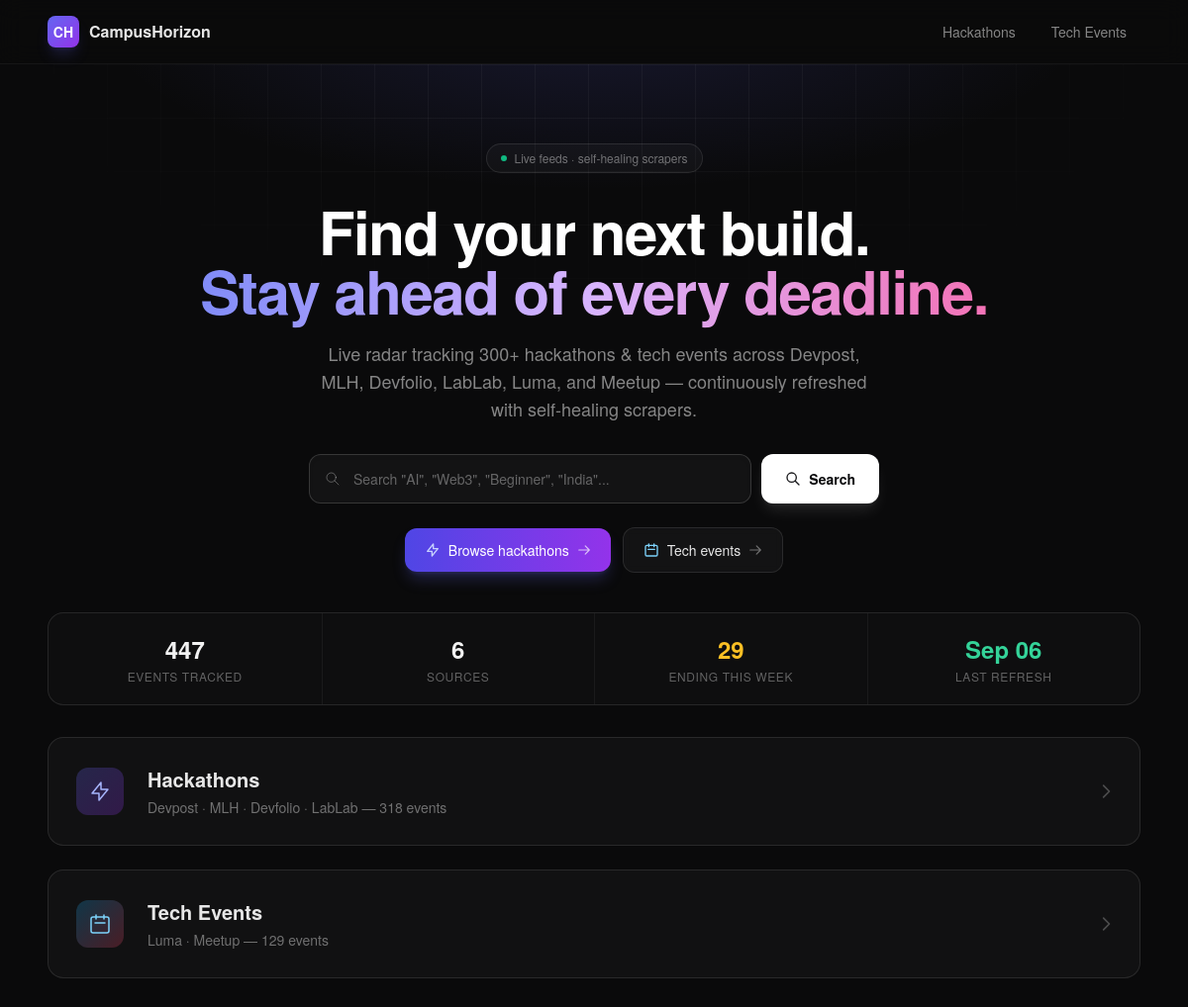
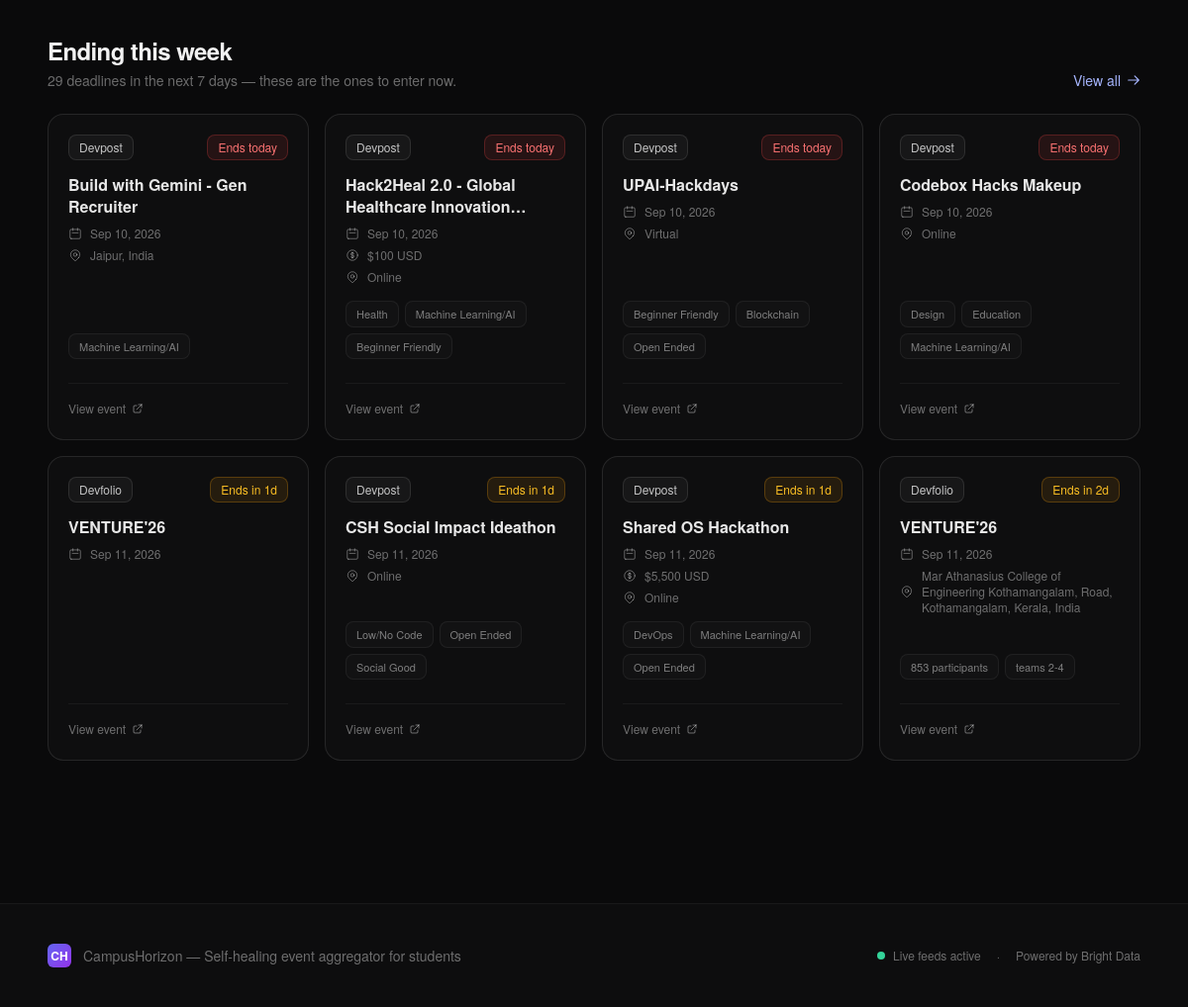
The app's page /, older data (2 pictures, top to bottom).
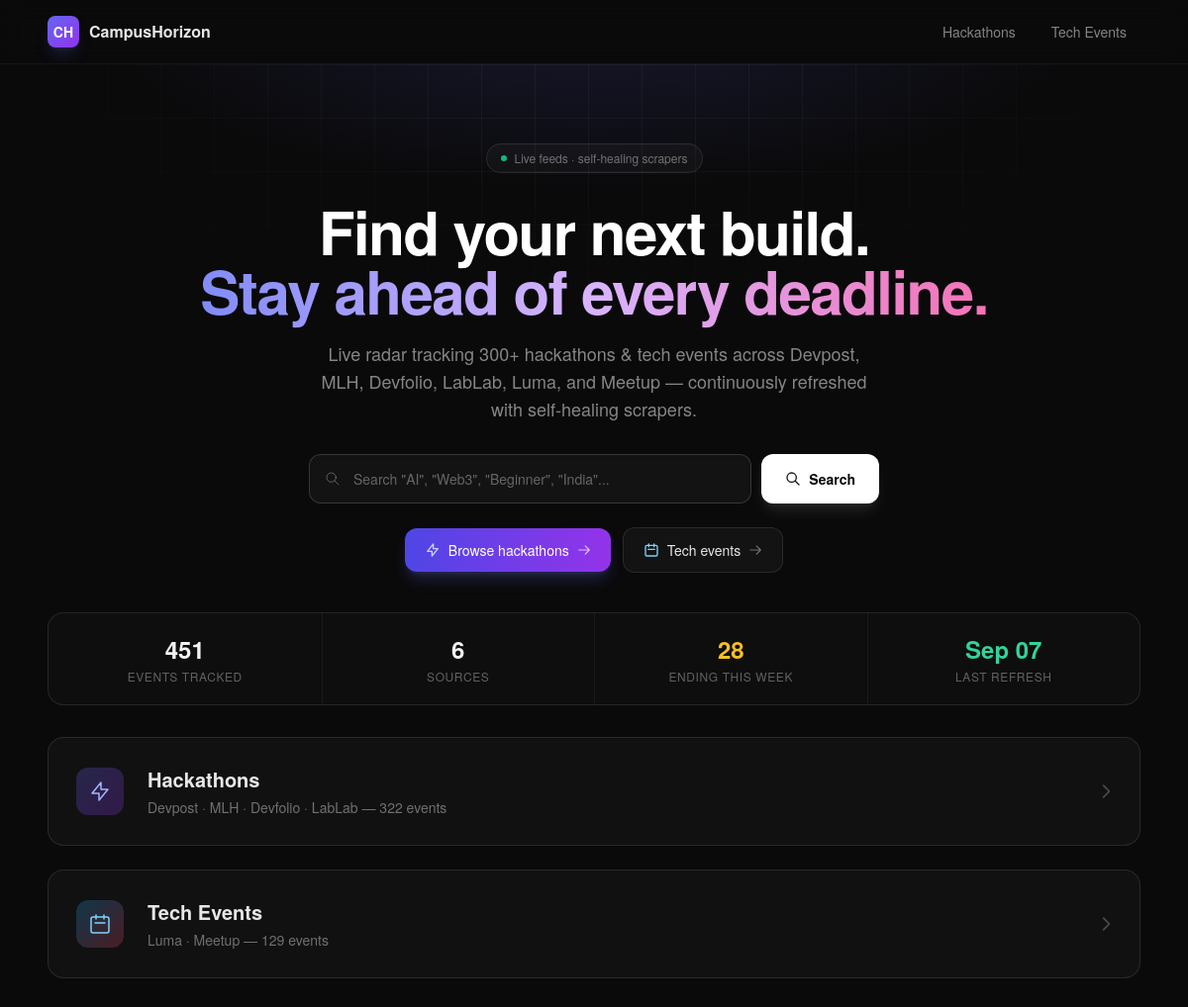
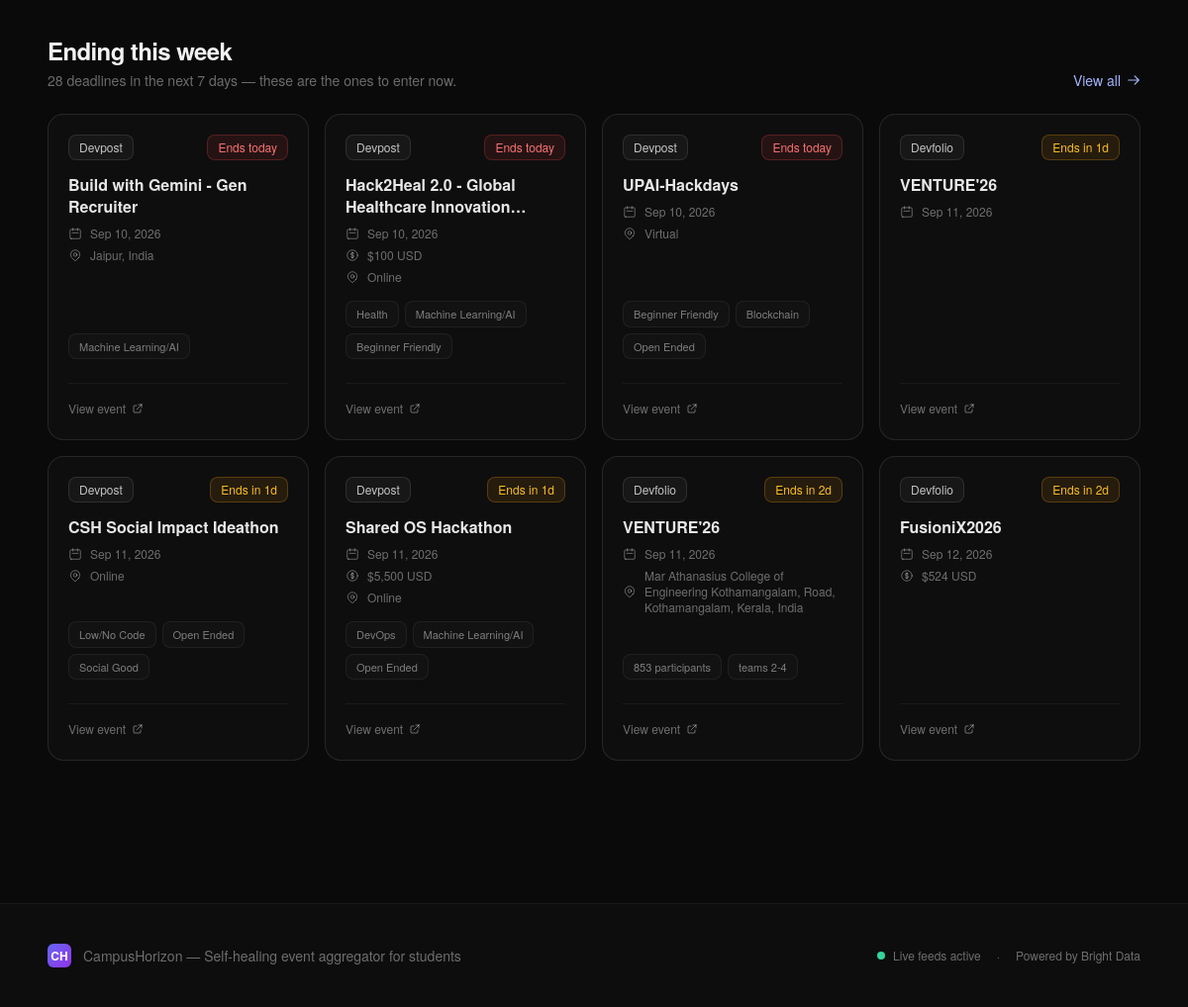
The same page, newer data (2 pictures, top to bottom).
### events/models.py (models this page shows, shortened)
class Event(models.Model):
    title = models.CharField(max_length=500)
    source = models.CharField(max_length=20, choices=Source.choices, db_index=True)
    url = models.URLField(unique=True, max_length=1000)
    deadline = models.DateTimeField(null=True, blank=True, db_index=True)
    prizes = models.CharField(max_length=500, blank=True, default='')
    tags = models.JSONField(default=list, blank=True)
    is_online = models.BooleanField(null=True, blank=True)
    location = models.CharField(max_length=300, blank=True, default='')
    event_type = models.CharField(max_length=100, blank=True, default='')
    last_updated = models.DateTimeField(auto_now=True)
    created_at = models.DateTimeField(auto_now_add=True)
    class Meta:
        ordering = ['deadline']

### events/views.py (the view)
# urls.py: path('', views.landing, name='landing'),
def landing(request):
    now = timezone.now()
    week_ahead = now + timedelta(days=7)
    hackathon_count = Event.objects.filter(source__in=HACKATHON_SOURCES).count()
    tech_event_count = Event.objects.filter(source__in=TECH_EVENT_SOURCES).count()
    ending_soon_qs = Event.objects.filter(
        source__in=HACKATHON_SOURCES,
        deadline__gte=now,
        deadline__lte=week_ahead,
    )
    ending_week_count = ending_soon_qs.count()
    ending_soon = list(ending_soon_qs.order_by('deadline')[:8])
    last_refreshed = Event.objects.aggregate(t=Max('last_updated'))['t']
    return render(request, 'events/landing.html', {
        'hackathon_count': hackathon_count,
        'tech_event_count': tech_event_count,
        'total_count': hackathon_count + tech_event_count,
        'ending_week_count': ending_week_count,
        'ending_soon': ending_soon,
        'last_refreshed': last_refreshed,
        'source_count': len(Source.values),
    })

### events/templatetags/event_filters.py (called while the page is built)
@register.filter
def source_color(source):
    return SOURCE_COLORS.get(source, {'bg': 'bg-white/10', 'text': 'text-white/60', 'border': 'border-white/20', 'label': source})

@register.filter
def days_left(deadline):
    if not deadline:
        return None
    now = timezone.now()
    delta = deadline - now
    days = delta.days
    if days < 0:
        return 'ended'
    if days == 0:
        return 'today'
    return days

@register.filter
def deadline_badge_class(deadline):
    days = days_left(deadline)
    if days == 'ended':
        return 'border-white/5 bg-white/[0.02] text-white/30'
    if days == 'today':
        return 'border-red-500/25 bg-red-500/10 text-red-400'
    if isinstance(days, int) and days <= 7:
        return 'border-amber-500/25 bg-amber-500/10 text-amber-400'
    return 'border-white/10 bg-white/[0.04] text-white/50'

@register.filter
def is_recent(event):
    if not getattr(event, 'created_at', None):
        return False
    cutoff = timezone.now() - timedelta(hours=RECENT_WINDOW_HOURS)
    return event.created_at >= cutoff

### events/templates/events/landing.html (shortened to what the changed rows need)
{% extends "events/base.html" %}
{% load event_filters %}
{% block content %}
<div class="relative">
    <div class="relative max-w-6xl mx-auto px-6 pt-20 pb-12 z-10">
        <div class="text-center mb-10">
            <h1 class="text-5xl md:text-6xl font-bold text-white tracking-tight mb-5 leading-[1.1]">
                Find your next build.<br class="hidden sm:block">
                <span class="bg-gradient-to-r from-indigo-400 via-purple-300 to-pink-400 bg-clip-text text-transparent">Stay ahead of every deadline.</span>
            </h1>
        </div>
        <div class="rounded-2xl border border-white/10 bg-white/[0.02] overflow-hidden">
            <div class="grid grid-cols-2 md:grid-cols-4 divide-x divide-y md:divide-y-0 divide-white/5">
                <div class="px-6 py-5 text-center">
                    <div class="text-2xl font-bold text-white/95">{{ total_count }}</div>
                    <div class="text-xs text-white/35 mt-1 uppercase tracking-wider">Events tracked</div>
                </div>
                <div class="px-6 py-5 text-center">
                    <div class="text-2xl font-bold text-amber-400">{{ ending_week_count }}</div>
                    <div class="text-xs text-white/35 mt-1 uppercase tracking-wider">Ending this week</div>
                </div>
                <div class="px-6 py-5 text-center">
                    <div class="text-2xl font-bold text-emerald-400">
                        {% if last_refreshed %}{{ last_refreshed|date:"M d" }}{% else %}&mdash;{% endif %}
                    </div>
                    <div class="text-xs text-white/35 mt-1 uppercase tracking-wider">Last refresh</div>
                </div>
            </div>
        </div>
        <div class="mt-8 space-y-6">
            <a href="{% url 'events:hackathons' %}" class="group relative flex items-center gap-6 p-7 rounded-2xl border border-white/10 bg-white/[0.03] card-hover transition-all duration-300 glow-hover">
                <div class="flex-1 min-w-0">
                    <h2 class="text-xl font-semibold text-white/90 mb-1">Hackathons</h2>
                    <p class="text-sm text-white/40 truncate">
                        Devpost &middot; MLH &middot; Devfolio &middot; LabLab &mdash; {{ hackathon_count }} events
                    </p>
                </div>
            </a>
            <a href="{% url 'events:tech_events' %}" class="group relative flex items-center gap-6 p-7 rounded-2xl border border-white/10 bg-white/[0.03] card-hover transition-all duration-300 glow-hover">
                <div class="flex-1 min-w-0">
                    <h2 class="text-xl font-semibold text-white/90 mb-1">Tech Events</h2>
                </div>
            </a>
        </div>
        {% if ending_soon %}
        <section class="mt-16">
            <div class="flex items-end justify-between mb-6 flex-wrap gap-2">
                <div>
                    <h2 class="text-2xl font-bold text-white/95 tracking-tight">Ending this week</h2>
                    <p class="text-sm text-white/40 mt-1">{{ ending_week_count }} deadline{{ ending_week_count|pluralize:"s" }} in the next 7 days — these are the ones to enter now.</p>
                </div>
                <a href="{% url 'events:hackathons' %}?soon=1"
                   class="inline-flex items-center gap-1.5 text-sm text-indigo-300 hover:text-indigo-200 transition-colors">
                    View all
                    <svg class="w-3.5 h-3.5" fill="none" stroke="currentColor" viewBox="0 0 24 24">
                        <path stroke-linecap="round" stroke-linejoin="round" stroke-width="2" d="M14 5l7 7m0 0l-7 7m7-7H3"/>
                    </svg>
                </a>
            </div>
            <div class="grid gap-4 md:grid-cols-2 lg:grid-cols-4">
                {% for event in ending_soon %}
                    {% include "events/_event_card.html" with event=event %}
                {% endfor %}
            </div>
        </section>
        {% endif %}
    </div>
</div>
{% endblock %}

### events/templates/events/_event_card.html (shortened to what this page needs)
{% load event_filters %}
{% with sc=event.source|source_color %}
{% with badge_class=event.deadline|deadline_badge_class badge_text=event|deadline_badge_text %}
<article class="group relative rounded-2xl border border-white/10 bg-white/[0.02] p-5 transition-all duration-300 card-hover hover:bg-white/[0.04] h-full flex flex-col justify-between">
    <div class="flex-1 flex flex-col">
        <div class="flex items-center justify-between mb-3.5">
            <div class="flex items-center gap-1.5">
                <span class="inline-flex items-center px-2.5 py-1 rounded-lg text-xs font-medium border border-white/10 bg-white/[0.04] text-white/75 group-hover:border-white/15 transition-colors">
                    {{ sc.label }}
                </span>
            </div>
            <span class="inline-flex items-center px-2.5 py-1 rounded-lg text-xs font-medium border {{ badge_class }}">
                {{ badge_text }}
            </span>
        </div>
        <h3 class="text-base font-semibold text-white/90 mb-2 line-clamp-2 leading-snug">
            <a href="{{ event.url }}" target="_blank" rel="noopener" class="hover:text-white transition-colors">
                {{ event.title|clean_title }}
            </a>
        </h3>
        <div class="space-y-1.5 mb-4">
            {% if event.deadline %}
            <div class="flex items-center gap-2 text-xs text-white/40">
                <svg class="w-3.5 h-3.5 shrink-0" fill="none" stroke="currentColor" viewBox="0 0 24 24">
                    <path stroke-linecap="round" stroke-linejoin="round" stroke-width="1.5" d="M8 7V3m8 4V3m-9 8h10M5 21h14a2 2 0 002-2V7a2 2 0 00-2-2H5a2 2 0 00-2 2v12a2 2 0 002 2z"/>
                </svg>
                {{ event.deadline|date:"M d, Y" }}
            </div>
            {% endif %}
            {% if event.prizes and event.source != 'luma' %}
            <div class="flex items-center gap-2 text-xs text-white/40">
                {{ event.prizes }}
            </div>
            {% endif %}
            {% if event.location %}
            <div class="flex items-center gap-2 text-xs text-white/40">
                {{ event.location }}
            </div>
            {% endif %}
        </div>
        {% if event.tags %}
        <div class="flex flex-wrap gap-1.5 mb-3 mt-auto">
            {% for tag in event.tags|slice:":3" %}
            <span class="px-2.5 py-1 rounded-lg border border-white/[0.06] bg-white/[0.02] text-[11px] text-white/45 group-hover:border-white/10 group-hover:text-white/65 transition-colors">{{ tag }}</span>
            {% endfor %}
        </div>
        {% endif %}
    </div>
    <div class="pt-3 border-t border-white/5 mt-3">
        <a href="{{ event.url }}" target="_blank" rel="noopener"
           class="inline-flex items-center gap-1.5 text-xs font-medium text-white/40 hover:text-white/70 transition-colors">
            View event
            <svg class="w-3 h-3" fill="none" stroke="currentColor" viewBox="0 0 24 24">
                <path stroke-linecap="round" stroke-linejoin="round" stroke-width="2" d="M10 6H6a2 2 0 00-2 2v10a2 2 0 002 2h10a2 2 0 002-2v-4M14 4h6m0 0v6m0-6L10 14"/>
            </svg>
        </a>
    </div>
</article>
{% endwith %}
{% endwith %}

Row changes from the older to the newer data that the page shows:
no longer on this page (row edited): Event: label "Devpost", badge_text "Ends today", title|clean_title "Codebox Hacks Makeup", deadline "Sep 10, 2026", location "Online", tags "Design" "Education" "Machine Learning/AI"
now on this page (row unchanged): Event: label "Devfolio", badge_text "Ends in 2d", title|clean_title "FusioniX2026", deadline "Sep 12, 2026", prizes "$524 USD"
Text that changed along with them:
{{ total_count }}: "447" → "451"
{{ ending_week_count }}: "29" → "28"
{{ last_refreshed|date:"M d" }}: "Sep 06" → "Sep 07"
{{ hackathon_count }}: "318" → "322"
